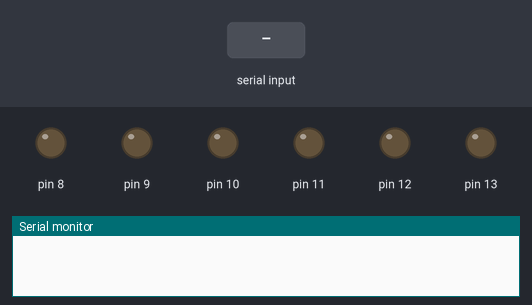
Bench run of a sketch on a simulated Arduino Uno, built with avr-gcc and run on an emulated ATmega328P. Parts: output pins drawn as LEDs (lit = HIGH), the last lines printed to the serial monitor. The inputs (shaded band) are chosen by the test bench.

Above: at 2.7 s.
2.8 s: "c" received over Serial
At 3.1 s:
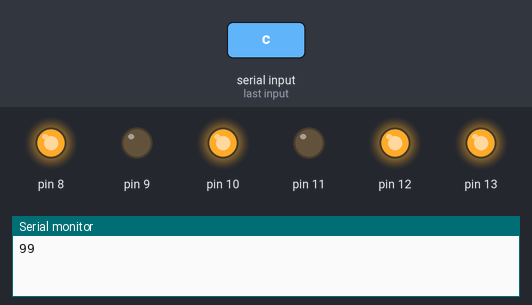
4.3 s: "d" received over Serial
At 5.4 s:
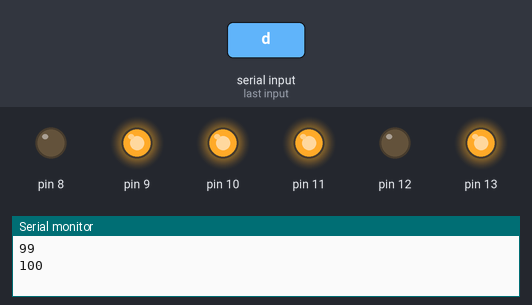
5.8 s: "a" received over Serial
At 6.6 s:
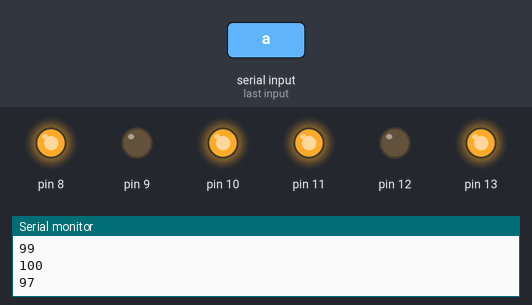
7.3 s: "b" received over Serial
At 7.7 s:
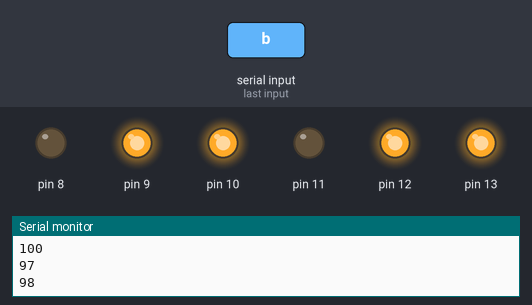
Timing chart, 0 to 9.8 s (numbered marks = the images above; inputs shaded):
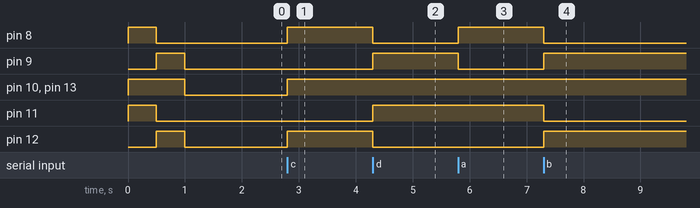

Measured:
- after the input at 2.8 s, pin 8, pin 10, pin 12, pin 13: LOW → HIGH at once
- after the input at 4.3 s, pin 8, pin 12: HIGH → LOW at once; pin 9, pin 11: LOW → HIGH at once
- after the input at 5.8 s, pin 8: LOW → HIGH at once; pin 9: HIGH → LOW at once
- after the input at 7.3 s, pin 8, pin 11: HIGH → LOW at once; pin 9, pin 12: LOW → HIGH at once

The sketch:

RADProject.ino
```cpp
#include "Rad.h"

const int matMotor[cantMotores][pinesPorMotor] = {{8,9,10},{11,12,13}};
Rad rad(matMotor);

byte incomingByte;

void interpretarComando(char c)
{
  if (c == 'a') {
      // Nota PuenteH:: significa que estoy haciendo acceso a
      // un elemento definido en PuenteH.h
      digitalWrite(2, HIGH);
      rad.moverRad(PuenteH::ADELANTE);
    } else if (c == 'b') {
      digitalWrite(2, LOW);
      rad.moverRad(PuenteH::ATRAS);
    }else if (c == 'c') {
      rad.moverRad(PuenteH::DERECHA);
    } else if (c == 'd') {
      rad.moverRad(PuenteH::IZQUIERDA);
    } else if(c == 'e'){
      rad.cambiarVelocidad(20);
    } else if(c == 'f'){
      rad.cambiarVelocidad(-20);
    }else if(c == 'g'){
      delay(500);
    }
    else {
      rad.detenerRad();
    }
}

void setup()
{
  Serial.begin(9600);
  digitalWrite(13, LOW);
  incomingByte = 0;
  char str[6] = {'a', 'g', 'b', 'g', 'h', 'g'};
  for(int i = 0; i<6;i++){
    interpretarComando(str[i]);
  }
}

void loop()
{
  if (Serial.available() > 0) {
    incomingByte = Serial.read();
    Serial.println(incomingByte);
    interpretarComando(incomingByte);
  }
}
```

PuenteH.cpp
```cpp
#include "PuenteH.h"

PuenteH::PuenteH(const int motorMat[cantMotores][pinesPorMotor])
{
  for(int i=0;i<cantMotores;i++){
    for(int j=0;j<pinesPorMotor;j++){

      motor[i][j] = motorMat[i][j];
      pinMode(motor[i][j], OUTPUT);
      digitalWrite(motor[i][j], LOW);
    }
  }

  velocidad = 255;
}

void PuenteH::moverMotor(int numeroMotor, Direccion d){
  if(d == ADELANTE){
    digitalWrite(motor[numeroMotor][0], HIGH);
    digitalWrite(motor[numeroMotor][1], LOW);
  }
  else{
    digitalWrite(motor[numeroMotor][0], LOW);
    digitalWrite(motor[numeroMotor][1], HIGH);
  }
  analogWrite(motor[numeroMotor][2], velocidad);
}

void PuenteH::detenerMotores(){
  for(int i=0;i<cantMotores;i++){
    for(int j=0;j<pinesPorMotor;j++){
      digitalWrite(motor[i][j], LOW);
    }
  }
}

void PuenteH::detenerMotor(int m){
  for(int j=0;j<pinesPorMotor;j++){
    digitalWrite(motor[m][j], LOW);
  }
}

void PuenteH::moverMotores(Direccion d){
  switch(d){
    case ADELANTE:
    moverMotor(0, ADELANTE);
    moverMotor(1, ADELANTE);
    break;
    case ATRAS:
    moverMotor(0, ATRAS);
    moverMotor(1, ATRAS);
    break;
    case IZQUIERDA:
    moverMotor(0, ATRAS);
    moverMotor(1, ADELANTE);
    break;
    case DERECHA:
    moverMotor(0, ADELANTE);
    moverMotor(1, ATRAS);
    break;
  }
}

void PuenteH::cambiarVelocidad(int v){
  velocidad += v;
  if(velocidad > 256){
    velocidad -= v;
  }else if(velocidad <= 0){
    velocidad = 0;
  }
   delay(20);
}
```

PuenteH.h
```cpp
#ifndef PuenteH_H_
#define PuenteH_H_
#define cantMotores 2
#define pinesPorMotor 3
// este codigo es compatible con puentes H para dos motores
// por ejemplo el L298N H-Bridge Motor Driver Shield MotoMama
#include "Arduino.h"

class PuenteH
{
  public:
    PuenteH(const int[cantMotores][pinesPorMotor]);

    // modos de movimientos de los motores
    enum Direccion {
      ADELANTE,
      ATRAS,
      IZQUIERDA,
      DERECHA
    };
    void moverMotores(Direccion);
    void detenerMotores();

    void moverMotor(int, Direccion); // donde int corresponde al numero del motor
    void detenerMotor(int);

    void cambiarVelocidad(int);

  private:
    int motor[cantMotores][pinesPorMotor];
    int  velocidad;
};

#endif
```

Rad.cpp
```cpp
#include "Rad.h"
Rad::Rad(const int motorMat[cantMotores][pinesPorMotor]):puente(motorMat)
{
}

void Rad::detenerRad(){
  puente.detenerMotores();
}

void Rad::moverRad(PuenteH::Direccion d){
  puente.moverMotores(d);
}

void Rad::cambiarVelocidad(int v){
  puente.cambiarVelocidad(v);
}
```

Rad.h
```cpp
#ifndef Rad_H_
#define Rad_H_
#include "PuenteH.h"
#include "Arduino.h"

class Rad
{
  public:
    Rad(const int[cantMotores][pinesPorMotor]);
    void moverRad(PuenteH::Direccion);
    void detenerRad();
    void cambiarVelocidad(int);

   private:
    PuenteH puente;
};

#endif
```
